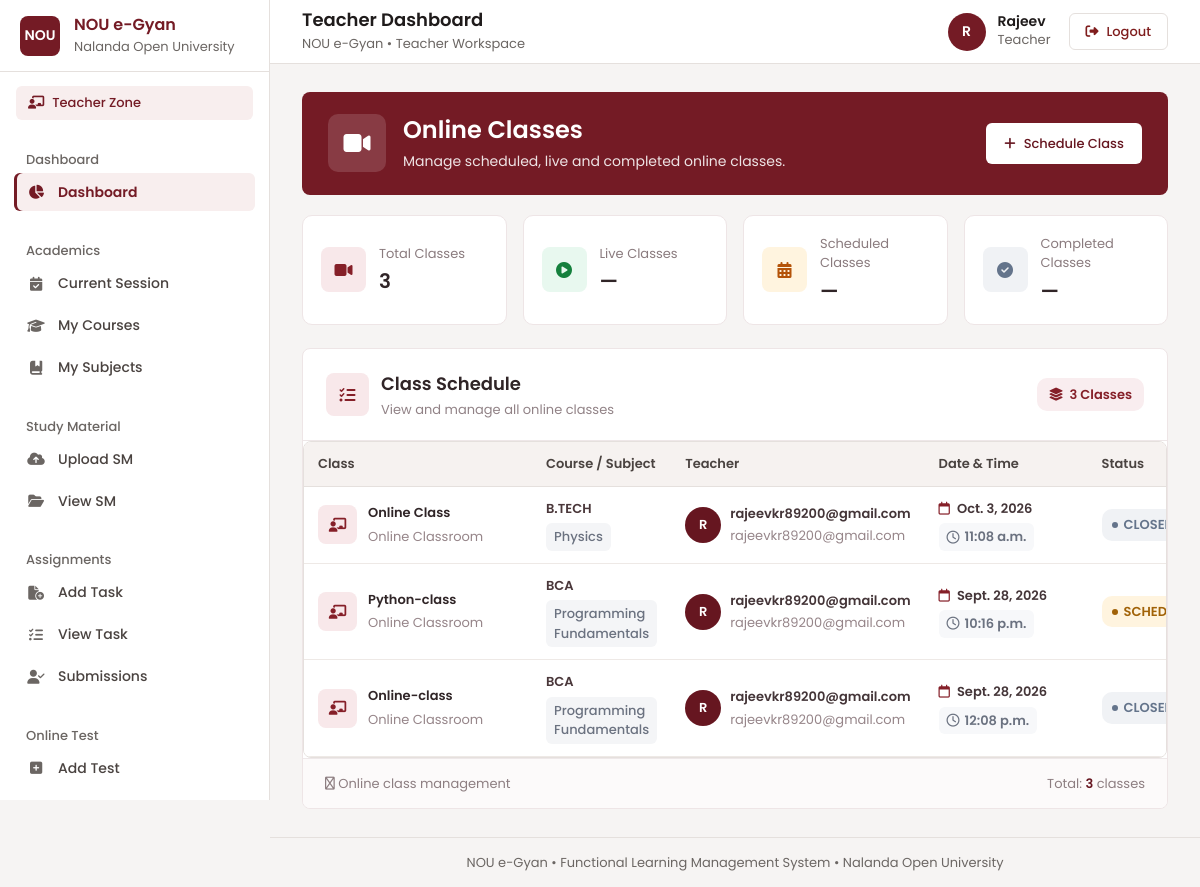
/teacher/classes/ (signed in), run on the app's committed database.
### myapp/models.py (models this page shows, shortened)
class tbl_teacher(models.Model):
    user=models.OneToOneField(User,
        on_delete=models.CASCADE,
        related_name="Teacher"
    )
    employee_id = models.IntegerField(primary_key=True, auto_created=True)
    name = models.CharField(max_length=200)
    email = models.CharField(max_length=200)
    mobile = models.CharField(max_length=20)
    department = models.CharField(max_length=200)
    designation = models.CharField(max_length=200)
    username = models.CharField(max_length=100)
    password = models.CharField(max_length=100)
    status = models.CharField(max_length=100)
    Dor = models.DateTimeField()

class GoogleMeeting(models.Model):
    class_title = models.CharField(max_length=200)
    course = models.CharField(max_length=100)
    subject = models.CharField(max_length=100)
    teacher = models.ForeignKey(User,on_delete=models.CASCADE)
    class_date = models.DateField()
    class_time = models.TimeField()
    duration = models.IntegerField()
    agenda = models.TextField(blank=True,null=True)
    meeting_url = models.URLField(blank=True,null=True)
    google_space_name = models.CharField(max_length=255,blank=True,null=True)
    status = models.CharField(max_length=20,default="scheduled")
    created_at = models.DateTimeField(auto_now_add=True)

### myapp/google_meet.py (the view)
# urls.py: path("teacher/classes/", teacher_meetings, name="teacher_classes"),
@login_required
def teacher_meetings(request):
    if not (request.user.is_superuser or hasattr(request.user, "Teacher")):
        return HttpResponseForbidden("Only teachers and superadmin can view this page.")
    meetings = GoogleMeeting.objects.all() if request.user.is_superuser else GoogleMeeting.objects.filter(teacher=request.user)
    meetings = _refresh_meeting_statuses(meetings)
    template = "superadmin/meeting_list.html" if request.user.is_superuser else "teacher/meeting_list.html"
    return render(request, template, {"meetings": meetings.order_by("-class_date", "-class_time")})

### myapp/google_meet.py (called while the page is built, shortened)
def _refresh_meeting_statuses(queryset):
    now = timezone.now()
    return queryset

### myapp/templates/teacher/meeting_list.html (shortened to what this page needs)
{% extends "teacher/base.html" %}
{% block content %}
<section class="online-class-page">
    <div class="online-class-hero">
        <div class="online-hero-content">
            <div class="online-hero-left">
                <div class="online-hero-icon">
                    <i class="fa-solid fa-video"></i>
                </div>
                <div class="online-hero-text">
                    <h1>Online Classes</h1>
                    <p>
                        Manage scheduled, live and completed online classes.
                    </p>
                </div>
            </div>
            <a
                class="schedule-class-btn"
                href="{% url 'superadmin_schedule_class' %}"
            >
                <i class="fa-solid fa-plus"></i>
                Schedule Class
            </a>
        </div>
    </div>
    <div class="online-summary-grid">
        <div class="online-summary-card summary-total">
            <div class="summary-card-icon">
                <i class="fa-solid fa-video"></i>
            </div>
            <div class="summary-card-text">
                <span>Total Classes</span>
                <strong>
                    {{ meetings|length }}
                </strong>
            </div>
        </div>
        <div class="online-summary-card summary-live">
            <div class="summary-card-icon">
                <i class="fa-solid fa-circle-play"></i>
            </div>
            <div class="summary-card-text">
                <span>Live Classes</span>
                <strong>
                    —
                </strong>
            </div>
        </div>
        <div class="online-summary-card summary-scheduled">
            <div class="summary-card-icon">
                <i class="fa-solid fa-calendar-days"></i>
            </div>
            <div class="summary-card-text">
                <span>Scheduled Classes</span>
                <strong>—</strong>
            </div>
        </div>
        <div class="online-summary-card summary-closed">
            <div class="summary-card-icon">
                <i class="fa-solid fa-circle-check"></i>
            </div>
            <div class="summary-card-text">
                <span>Completed Classes</span>
                <strong>—</strong>
            </div>
        </div>
    </div>
    <div class="online-class-card">
        <div class="online-card-header">
            <div class="online-card-heading">
                <div class="online-heading-icon">
                    <i class="fa-solid fa-list-check"></i>
                </div>
                <div>
                    <h2>Class Schedule</h2>
                    <p>
                        View and manage all online classes
                    </p>
                </div>
            </div>
            <div class="class-count-label">
                <i class="fa-solid fa-layer-group"></i>
                {{ meetings|length }} Classes
            </div>
        </div>
        <div class="online-table-wrapper">
            <table class="online-class-table">
                <thead>
                    <tr>
                        <th>Class</th>
                        <th>Course / Subject</th>
                        <th>Teacher</th>
                        <th>Date & Time</th>
                        <th>Status</th>
                    </tr>
                </thead>
                <tbody>
                    {% for meeting in meetings %}
                    <tr>
                        <td>
                            <div class="class-info">
                                <div class="class-icon">
                                    <i class="fa-solid fa-chalkboard-user"></i>
                                </div>
                                <div>
                                    <strong>
                                        {{ meeting.class_title }}
                                    </strong>
                                    <small>
                                        Online Classroom
                                    </small>
                                </div>
                            </div>
                        </td>
                        <td>
                            <div class="course-info">
                                <strong>
                                    {{ meeting.course }}
                                </strong>
                                <span class="subject-badge">
                                    {{ meeting.subject }}
                                </span>
                            </div>
                        </td>
                        <td>
                            <div class="teacher-info">
                                <div class="teacher-avatar">
                                    {% if meeting.teacher.get_full_name %}
                                        {{ meeting.teacher.get_full_name|slice:":1"|upper }}
                                    {% else %}
                                        {{ meeting.teacher.username|slice:":1"|upper }}
                                    {% endif %}
                                </div>
                                <div class="teacher-details">
                                    <strong>
                                        {{ meeting.teacher.get_full_name|default:meeting.teacher.username }}
                                    </strong>
                                    <small>
                                        {{ meeting.teacher.email }}
                                    </small>
                                </div>
                            </div>
                        </td>
                        <td>
                            <div class="class-datetime">
                                <div class="class-date">
                                    <i class="fa-regular fa-calendar"></i>
                                    {{ meeting.class_date }}
                                </div>
                                <span class="class-time">
                                    <i class="fa-regular fa-clock"></i>
                                    {{ meeting.class_time }}
                                </span>
                            </div>
                        </td>
                        <td>
                            {% if meeting.status == 'live' %}
                                <span class="class-status status-live">
                                    <span class="status-dot"></span>
                                    LIVE
                                </span>
                            {% elif meeting.status == 'closed' %}
                                <span class="class-status status-closed">
                                    <span class="status-dot"></span>
                                    CLOSED
                                </span>
                            {% else %}
                                <span class="class-status status-scheduled">
                                    <span class="status-dot"></span>
                                    SCHEDULED
                                </span>
                            {% endif %}
                        </td>
                    </tr>
                    {% endfor %}
                </tbody>
            </table>
        </div>
        <div class="online-card-footer">
            <span>
                <i class="fa-regular fa-circle-info"></i>
                Online class management
            </span>
            <span>
                Total:
                <strong>{{ meetings|length }}</strong>
                classes
            </span>
        </div>
    </div>
</section>
{% endblock %}

### myapp/templates/teacher/base.html (shortened to what this page needs)
{% load static %}
<!doctype html>
<html lang="en">
<head>
    <link rel="stylesheet" href="https://cdnjs.cloudflare.com/ajax/libs/font-awesome/6.5.2/css/all.min.css">
</head>
<body>
<div class="layout">
    <aside class="sidebar" id="sidebar">
        <div class="brand">
            <div class="seal">NOU</div>
            <div class="brand-text">
                <b>NOU e-Gyan</b>
                <small>Nalanda Open University</small>
            </div>
        </div>
        <div class="role-badge">
            <i class="fa-solid fa-chalkboard-user"></i>
            {% block user_role %}Teacher Zone{% endblock %}
        </div>
        <nav class="nav-wrapper">
            <div class="nav-group">
                <div class="nav-header">Dashboard</div>
                <div class="nav-sub" >
                    <a href="{% url 'tdash' %}" class="nav-link active">
                        <i class="fa-solid fa-chart-pie icon"></i>
                        <span>Dashboard</span>
                    </a>
                </div>
            </div>
            <div class="nav-group">
                <div class="nav-header">Academics</div>
                <div class="nav-sub">
                    <a href="{% url 'currentsession' %}" class="nav-link">
                        <i class="fa-solid fa-calendar-check icon"></i>
                        <span>Current Session</span>
                    </a>
                    <a href="{% url 'mycourse' %}" class="nav-link">
                        <i class="fa-solid fa-graduation-cap icon"></i>
                        <span>My Courses</span>
                    </a>
                    <a href="{% url 'mysubject' %}" class="nav-link">
                        <i class="fa-solid fa-book-bookmark icon"></i>
                        <span>My Subjects</span>
                    </a>
                </div>
            </div>
            <div class="nav-group">
                <div class="nav-header">Study Material</div>
                <div class="nav-sub">
                    <a href="{% url 'tuploadsm' %}" class="nav-link">
                        <i class="fa-solid fa-cloud-arrow-up icon"></i>
                        <span>Upload SM</span>
                    </a>
                    <a href="{% url 'tviewsm' %}" class="nav-link">
                        <i class="fa-solid fa-folder-open icon"></i>
                        <span>View SM</span>
                    </a>
                </div>
            </div>
            <div class="nav-group">
                <div class="nav-header">Assignments</div>
                <div class="nav-sub">
                    <a href="{% url 'taddtask' %}" class="nav-link">
                        <i class="fa-solid fa-file-circle-plus icon"></i>
                        <span>Add Task</span>
                    </a>
                    <a href="{% url 'tviewtask' %}" class="nav-link">
                        <i class="fa-solid fa-list-check icon"></i>
                        <span>View Task</span>
                    </a>
                    <a href="{% url 'teacher_submissions' %}" class="nav-link">
                        <i class="fa-solid fa-user-check icon"></i>
                        <span>Submissions</span>
                    </a>
                </div>
            </div>
            <div class="nav-group">
                <div class="nav-header">Online Test</div>
                <div class="nav-sub">
                    <a href="{% url 'tonline_test' %}" class="nav-link">
                        <i class="fa-solid fa-square-plus icon"></i>
                        <span>Add Test</span>
                    </a>
                    <a href="{% url 'tshow_test' %}" class="nav-link">
                    </a>
                </div>
            </div>
        </nav>
    </aside>
    <main class="main">
        <header class="topbar">
            <div class="topbar-left">
                <div class="page-id">
                    <b>{% block page_title %}Teacher Dashboard{% endblock %}</b>
                    <small>NOU e-Gyan • Teacher Workspace</small>
                </div>
            </div>
            <div class="top-tools">
                <div class="profile-pill">
                    <div class="profile-avatar">
                        {{ request.user.Teacher.name|first|upper }}
                    </div>
                    <div class="profile-info">
                        <b>{{ request.user.Teacher.name }}</b>
                        <small>Teacher</small>
                    </div>
                </div>
                <a href="{% url 'logout' %}" class="logout-btn">
                    <i class="fa-solid fa-right-from-bracket"></i>
                    <span>Logout</span>
                </a>
            </div>
        </header>
        <div class="content">
            {% block content %}
            {% endblock %}
        </div>
        <footer class="footer">
            NOU e-Gyan • Functional Learning Management System • Nalanda Open University
        </footer>
    </main>
</div>
</body>
</html>

### myapp/templates/partials/poppins.html (style rules this page uses)
:root { --font-poppins: "Poppins", system-ui, -apple-system, "Segoe UI", Roboto, sans-serif; --fw-light: 300; --fw-regular: 400; --fw-medium: 500; --fw-semibold: 600; --fw-bold: 700; --fw-extrabold: 800; }
html, body, button, input, select, textarea, optgroup, option, table, caption, th, td, h1, h2, h3, h4, h5, h6, p, a, span, div, label, ul, ol, li, dl, dt, dd, small, strong, b, em, legend, summary, figcaption, blockquote, section, header, footer, nav, main, aside, article, form, fieldset { font-family: var(--font-poppins); }
html { -webkit-text-size-adjust: 100%; text-size-adjust: 100%; }
body { font-weight: var(--fw-regular); -webkit-font-smoothing: antialiased; -moz-osx-font-smoothing: grayscale; text-rendering: optimizeLegibility; -webkit-tap-highlight-color: transparent; }

### data on the page
GoogleMeeting: class_title "Online Class", course "B.TECH", subject "Physics", teacher.username "R", teacher.get_full_name "rajeevkr89200@gmail.com", teacher.email "rajeevkr89200@gmail.com", class_date "Oct. 3, 2026", class_time "11:08 a.m.", status "closed" (drawn)
GoogleMeeting: class_title "Python-class", course "BCA", subject "Programming Fundamentals", teacher.username "R", teacher.get_full_name "rajeevkr89200@gmail.com", teacher.email "rajeevkr89200@gmail.com", class_date "Sept. 28, 2026", class_time "10:16 p.m.", status "scheduled" (drawn)
GoogleMeeting: class_title "Online-class", course "BCA", subject "Programming Fundamentals", teacher.username "R", teacher.get_full_name "rajeevkr89200@gmail.com", teacher.email "rajeevkr89200@gmail.com", class_date "Sept. 28, 2026", class_time "12:08 p.m.", status "closed" (drawn)

### other printed values
{{ request.user.Teacher.name|first|upper }} "R"
{{ request.user.Teacher.name }} "Rajeev"
{{ meetings|length }} "3"
